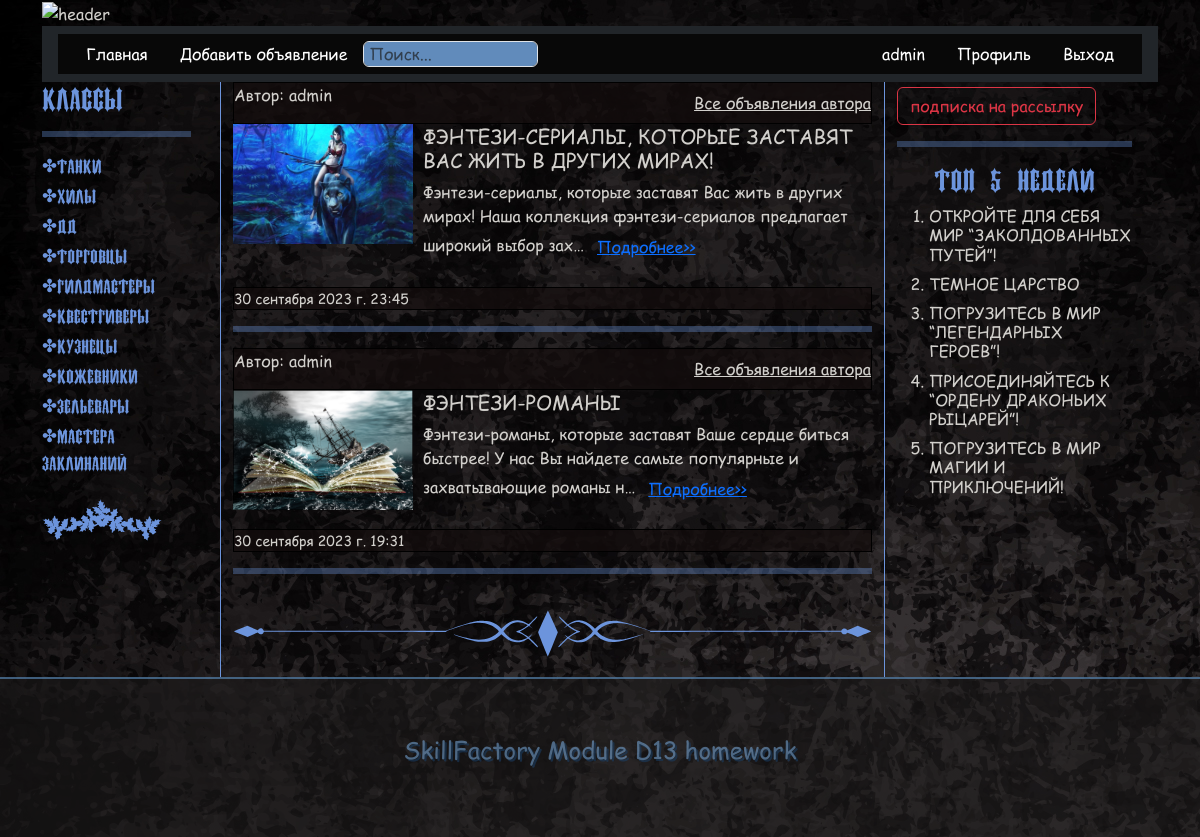
Screenshot of /draft_list/ (signed in) with the database file from the repository.
### apps/main_board/models.py (models this page shows, shortened)
class Category(models.Model):
    name = models.CharField(max_length=100, verbose_name='Название категории')
    slug = models.SlugField(max_length=255, verbose_name='URL категории', blank=True)
    class Meta:
        verbose_name = 'Категория'
        verbose_name_plural = 'Категории'
    def get_absolute_url(self):
        return reverse('category', kwargs={'category_slug': self.slug})

class Ad(models.Model):
    STATUS_OPTIONS = (
        ('published', 'Опубликовано'),
        ('draft', 'Черновик')
    )
    author = models.ForeignKey(to=User, verbose_name='Автор', on_delete=models.CASCADE, default=1)
    title = models.CharField(verbose_name='Заголовок', max_length=255)
    slug = models.SlugField(verbose_name='URL', max_length=255, blank=True, unique=True)
    category_ad = models.ForeignKey(Category, verbose_name='Категория', on_delete=models.CASCADE, null=True)
    text_ad = models.TextField(verbose_name='Текст объявления')
    status = models.CharField(choices=STATUS_OPTIONS, default='published', verbose_name='Статус объявления', max_length=20)
    time_create = models.DateTimeField(auto_now_add=True, verbose_name='Время создания объявления')
    pictures = models.ImageField(
        verbose_name='Картинка',
        blank=True,
        upload_to='images/pictures/',
        validators=[FileExtensionValidator(allowed_extensions=('png', 'jpg', 'webp', 'jpeg', 'gif'))])
    video = models.FileField(
        verbose_name='Видео',
        blank=True,
        upload_to='videos/',
        validators=[FileExtensionValidator(allowed_extensions=('mp4', 'avi', 'mkv', 'mov'))])
    likes = models.ManyToManyField(User, related_name='ad_like')
    class Meta:
        verbose_name = 'Объявление'
        verbose_name_plural = 'Объявления'
    def get_absolute_url(self):
        if self.status == 'published':
            return reverse('ad_detail', kwargs={'slug': self.slug})
        else:
            return reverse('draft_detail', kwargs={'slug': self.slug})

### apps/main_board/views.py (the view)
# urls.py: path('draft_list/', DraftListView.as_view(), name='draft_list'),
class DraftListView(ListView):
    model = Ad
    template_name = 'main_board/draft_list.html'
    context_object_name = 'draft_list'
    paginate_by = 2
    def get_queryset(self):
        return Ad.objects.filter(author=self.request.user, status='draft').order_by('-time_create')
    def get_context_data(self, **kwargs):
        context = super().get_context_data(**kwargs)
        context['title'] = 'Черновики'
        return context

### apps/main_board/templatetags/categories_tags.py (called while the page is built)
@register.inclusion_tag('includes/sidebar.html')
def all_categories():
    cats = Category.objects.all()
    return {"cats": cats}

### apps/main_board/templatetags/popular_ads_tags.py (called while the page is built)
@register.inclusion_tag('includes/popular_ads.html')
def get_popular_ads():
    start_date = timezone.now() - timedelta(weeks=1)
    popular_ads = Ad.objects.filter(time_create__gte=start_date, status='published').order_by('-likes')[:5]
    return {'popular_ads': popular_ads}

### templates/main_board/draft_list.html (shortened to what this page needs)
{% extends 'main.html' %}
{% load static %}
{% block content %}
    {% if draft_list %}
        {% for ad in draft_list %}
            <div class="line_block">
                <p>Автор: {{ ad.author }}</p>
                <a class="all_ad_author" href="{% url 'all_ad_author' author_id=ad.author.id %}">Все объявления автора</a>
            </div>
                <div class="wrapper_ad">
                    <div class="img_ad">
                    {% if ad.video %}
                    <video width="320" height="240" controls>
                        <source src="{{ ad.video.url }}" type="video/mp4">
                        видео не поддерживается
                    </video>
                        {% elif ad.pictures %}
                            <a href="{{ ad.get_absolute_url }}"><img src="{{ ad.pictures.url }}" alt="{{ ad.title }}" width="180" height="120"></a>
                        {% else %}
                            <img src="{% static 'img/no_image.jpg' %}"  alt="{{ ad_detail.title }}" width="180">
                        {% endif %}
                    </div>
                    <div class="text_ad">
                        <a  class="ad_title" href="{{ ad.get_absolute_url }}"><h5>{{ ad.title|upper }}</h5></a>
                        <p >{{ ad.text_ad|truncatechars:120 }}<a class="btn btn-link" href="{{ ad.get_absolute_url }}">Подробнее>></a></p>
                    </div>
                </div>
                <div class="line_block">
                    <small>{{ ad.time_create }}</small>
                </div>
                <hr>
        {% endfor %}
    {% else %}
        <h4>нет объявлений</h4>
    {% endif %}
    <img src="{% static 'img/divider_negru.svg' %}" class="line_separator" alt="ship"  id="my-svg">
{% endblock %}

### templates/includes/header.html (shortened to what this page needs)
{% block header %}
<header>
  <div class="px-3 py-2 text-bg-dark header_color text-reset">
      <div class="container header_color ">
        <div class="my_header d-flex flex-wrap align-items-center justify-content-center justify-content-lg-start">
          <ul class="nav col-12 col-lg-auto my-2 justify-content-start my-md-0 text-small">
            <li>
              <a href="{% url 'ad_list' %}" class="nav-link text-white">
                Главная
              </a>
            </li>
            <li>
              <a href="{% url 'ad_create' %}" class="nav-link text-white">
                Добавить объявление
              </a>
            </li>
          </ul>
              <form class="col-12 col-lg-auto mb-2 mb-lg-0 me-lg-auto" role="search"
              action="{% url 'search_header' %}" method="get">
                <input type="search" name="q" class="form-control my_form"
                placeholder="Поиск..." aria-label="Search">
              </form>
          <ul class="nav col-12 col-lg-auto my-2 justify-content-start my-md-0 text-small">
            {% if user.is_authenticated %}
            <li>
                <span class="nav-link text-white">{{ request.user.username }}</span>
            </li>
            <li>
                <a href="{% url 'profile_detail' request.user.profile.slug %}" class="nav-link text-white">
                    Профиль
                  </a>
            </li>
            <li>
              <a href="{% url 'account_logout' %}" class="nav-link text-white">
                Выход
              </a>
            </li>
            {% endif %}
          </ul>
        </div>
      </div>
    </div>
  </header>
  {% endblock header %}

### templates/includes/sidebar.html
{% load categories_tags %}
{% load static %}
{% block cat %}
    <div class="category_sidebar">
        {% for category in cats %}
            <div class="category_menu">
                <a href="{{ category.get_absolute_url }}" class="category_menu_link">&#10020;{{ category.name }}</a>
            </div>
            {% endfor%}
            <img src="{% static 'img/ship2.svg' %}" class="svg" alt="ship">
        </div>
{% endblock cat %}

### templates/includes/popular_ads.html
{% load popular_ads_tags %}
{% block content %}
      <h3 class="category_sidebar ad_category">Топ 5 недели</h3>
            <ol>
            {% for ad in popular_ads %}
                <li><h6 ><a class="ad_title" href="{{ ad.get_absolute_url }}">{{ ad.title|upper }}</a></h6></li>
                {% endfor %}
            </ol>
{% endblock content %}

### static/my_styles/styles.css (style rules this page uses)
body { background: #000 url(../img/fon1.jpg); color: #d2d0cc; background-attachment: fixed; background-repeat: repeat; font-family: 'Comic Sans MS', Helvetica, Arial, sans-serif; }
.my_header { color: #d2d0cc; }
.line_block { box-sizing: border-box; display: flex; align-items: center; justify-content: space-between; background-color: #150e0eb0; border: 1px solid #000; }
.form-control { background-color: #7ab0edc7; }
.my_form { padding: 0 5px; }
hr { border: 3px solid #6c94dc; opacity: .35; }
.header_color { background-color: #080808; }
.category_sidebar { font-family: 'Ireland', Helvetica, Arial, sans-serif; color: #6c94dc; }
.ad_category { display: flex; justify-content: center; }
.category_menu { margin-bottom: 3px; }
.category_menu_link { font-size: 18px; color: #6c94dc; text-decoration: none; width: 90%; }
.all_ad_author { color: #d2d0cc; }
.wrapper_ad { display: flex; margin-bottom: 5px; }
.ad_title { color: #d2d0cc; text-decoration: none; }
.svg { fill: #6c94dc; max-width: 80%; margin: 10px auto; }
.text_ad { margin-left: 10px; }
.line_separator { width: 100%; margin: 20px 0; }

### rows the page displays
Category: name "Танки"
Category: name "Хилы"
Category: name "ДД"
Category: name "Торговцы"
Category: name "Гилдмастеры"
Category: name "Квестгиверы"
Category: name "Кузнецы"
Category: name "Кожевники"
Category: name "Зельевары"
Category: name "Мастера заклинаний"
Ad: author "admin", pictures (picture), title "ФЭНТЕЗИ-СЕРИАЛЫ, КОТОРЫЕ ЗАСТАВЯТ ВАС ЖИТЬ В ДРУГИХ МИРАХ!", text_ad "Фэнтези-сериалы, которые заставят Вас жить в других мирах! Наша коллекция фэнтези-сериалов предлагает широкий выбор зах…", time_create "30 сентября 2023 г. 23:45"
Ad: author "admin", pictures (picture), title "ФЭНТЕЗИ-РОМАНЫ", text_ad "Фэнтези-романы, которые заставят Ваше сердце биться быстрее! У нас Вы найдете самые популярные и захватывающие романы н…", time_create "30 сентября 2023 г. 19:31"
Ad: title "ОТКРОЙТЕ ДЛЯ СЕБЯ МИР “ЗАКОЛДОВАННЫХ ПУТЕЙ”!"
Ad: title "ТЕМНОЕ ЦАРСТВО"
Ad: title "ПОГРУЗИТЕСЬ В МИР “ЛЕГЕНДАРНЫХ ГЕРОЕВ”!"
Ad: title "ПРИСОЕДИНЯЙТЕСЬ К “ОРДЕНУ ДРАКОНЬИХ РЫЦАРЕЙ”!"
Ad: title "ПОГРУЗИТЕСЬ В МИР МАГИИ И ПРИКЛЮЧЕНИЙ!"

### other values shown
{{ request.user.username }} "admin"
